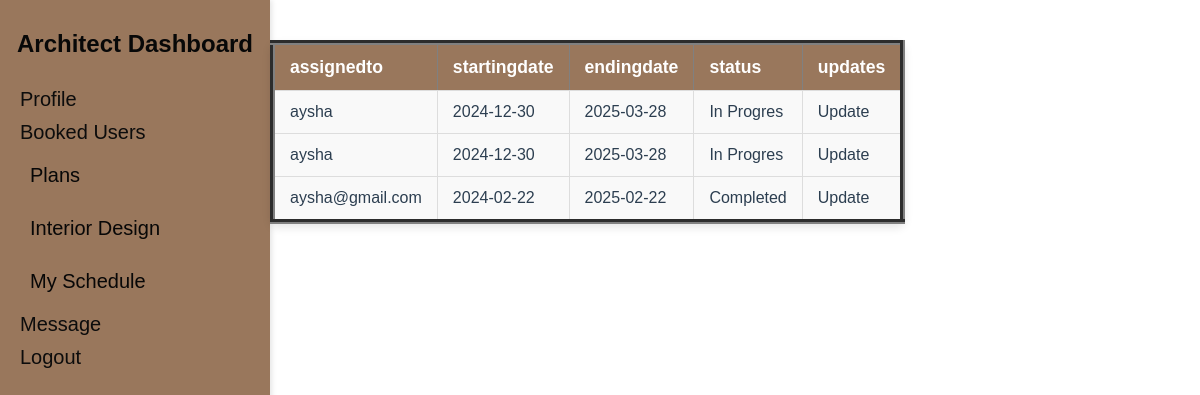
Screenshot of /raising-master_new/viewarch-schedule.php (signed in) with the database file from the repository.
### tables this page shows
CREATE TABLE `arch_schedule` (
  `schedule_id` int(11) NOT NULL,
  `assignedto` varchar(70) NOT NULL,
  `email` varchar(70) NOT NULL,
  `startingdate` date NOT NULL,
  `endingdate` date NOT NULL,
  `status` varchar(10) NOT NULL
);

### raising-master_new/viewarch-schedule.php (the view, shortened to what this page needs)
<?php
include 'arch-side.php';
include 'connection.php';
?>
<html>
    <head></head>
    <body>
    <link rel="stylesheet" type="text/css" href="2.css">
  </body>
  </html>
<?php
$p=$_SESSION["username"];
$sql = "select a.assignedto,a.email,a.startingdate,a.endingdate,a.status from arch_schedule a inner join  add_architect s on s.email=a.email where s.email='$p'";
$result = mysqli_query($con, $sql);
if ($result->num_rows > 0) {
    echo "<form method='post'>";
    echo "<table  border='5' cellspacing='2' cellpadding='50' border='5'>
    <tr>
            <th>assignedto</th>
            <th>startingdate</th>
            <th>endingdate</th>
            <th>status</th>
            <th>updates</th>
       </tr>";
    while ($row = $result->fetch_assoc()) {
        echo "<tr>
            <td>{$row['assignedto']}</td>
            <td>{$row['startingdate']}</td>
            <td>{$row['endingdate']}</td>
            <td>{$row['status']}</td>
            <td><a href='update-archschedule.php' class='update-button'>Update</a></td>
    </tr>";
    }
    ?>
<?php
    echo "</table>";
    echo "</form>";
} else {
    echo "0 results";
}
?>

### raising-master_new/admin-dash.css (style rules this page uses)
body { margin: 0; font-family: Arial, sans-serif; color: #2c3e50; }
a { text-decoration: none; color: inherit; }

### raising-master_new/2.css (style rules this page uses)
table { width: 50%; margin: 40px auto; border-collapse: collapse; background-color: #f9f9f9; border-radius: 8px; box-shadow: 0 4px 8px rgba(0, 0, 0, 0.1); }
th { background-color: #99775c; color: white; text-align: left; padding: 12px 15px; font-size: 1.1em; }
td { text-align: left; padding: 12px 15px; border: 1px solid #ddd; font-size: 1em; }

### rows the page displays
arch_schedule: assignedto "aysha", startingdate "2024-12-30", endingdate "2025-03-28", status "In Progres"
arch_schedule: assignedto "aysha", startingdate "2024-12-30", endingdate "2025-03-28", status "In Progres"
arch_schedule: assignedto "aysha@gmail.com", startingdate "2024-02-22", endingdate "2025-02-22", status "Completed"
